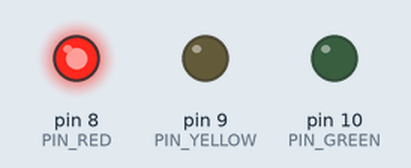
Bench run of a sketch on a simulated Arduino Uno, built with avr-gcc and run on an emulated ATmega328P. Parts: output pins drawn as LEDs (lit = HIGH).

Above: at 1.0 s.
At 5.5 s:
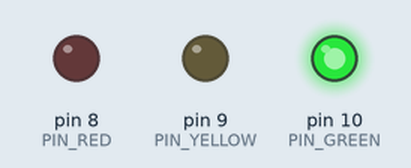
Timing chart, 0 to 6.9 s (numbered marks = the images above):
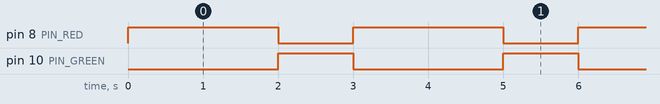

The sketch:

drill-02-derived-times.ino
```cpp
/*
 * drill-02-derived-times
 * Expected: Red lasts 2 seconds, green 1 second. Yellow stays off. GREEN_MS is derived from RED_MS.
 * Status: expected result confirmed by the student on the UNO.
 */

const int PIN_RED = 8;
const int PIN_YELLOW = 9;
const int PIN_GREEN = 10;
const unsigned long RED_MS = 2000;
const unsigned long GREEN_MS = RED_MS / 2;

void setup() {
  pinMode(PIN_RED, OUTPUT);
  pinMode(PIN_YELLOW, OUTPUT);
  pinMode(PIN_GREEN, OUTPUT);
}

void loop() {
  digitalWrite(PIN_GREEN, LOW);
  digitalWrite(PIN_RED, HIGH);
  delay(RED_MS);
  digitalWrite(PIN_RED, LOW);
  digitalWrite(PIN_GREEN, HIGH);
  delay(GREEN_MS);
}
```

Measured:
- by itself, pin 8 (PIN_RED): alternates HIGH for 2.0 s and LOW for 1.0 s
- by itself, pin 10 (PIN_GREEN): alternates HIGH for 1.0 s and LOW for 2.0 s
